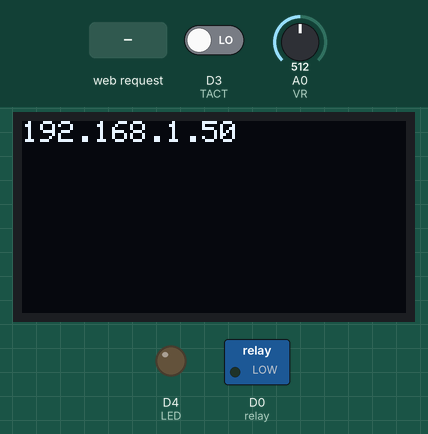
Recording of a sketch running on a simulated ESP8266 (Wemos D1 mini). On the bench: 128×64 one-colour display, switched loads named in the sketch (green lamp = pin HIGH), output pins drawn as LEDs (lit = HIGH). The inputs (shaded band) are chosen by the test bench; at power-on: A0 (VR) = 512, D3 (TACT) LOW. WiFi joins after 1.5 s; servers stay silent unless stated; what the sketch prints to the serial monitor is not drawn.

Above: at 2.7 s.
2.8 s: A0 (VR) set to 166
4.3 s: A0 (VR) set to 144
At 4.9 s:
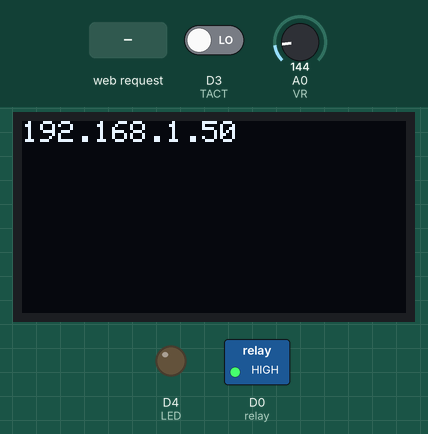
6.0 s: HTTP request GET / received
At 6.3 s:
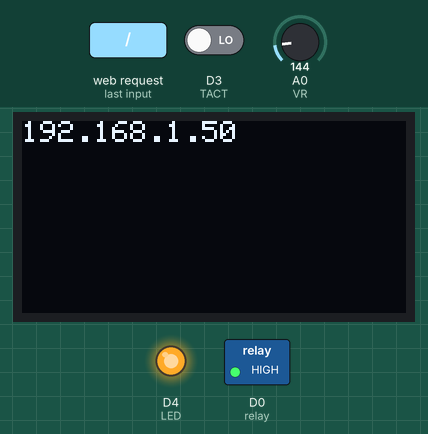
7.5 s: A0 (VR) set to 442
9.0 s: A0 (VR) set to 474
At 10.0 s:
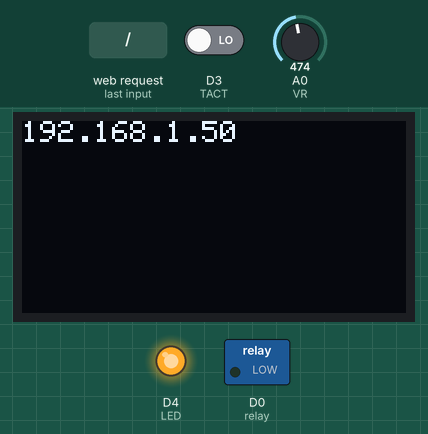
10.6 s: A0 (VR) set to 122
At 11.3 s:
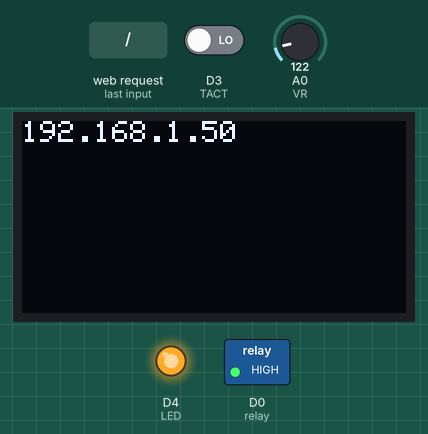
Timing chart, 0 to 13.1 s (numbered marks = the images above; inputs shaded):
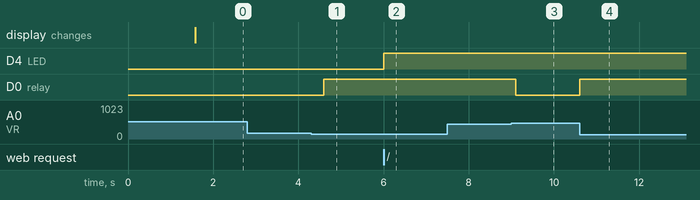

The sketch:

PCB2.ino
```cpp
#include <Adafruit_SSD1306.h>
#include <Adafruit_GFX.h>
#include <Wire.h>
#include <ESP8266WebServer.h>
#include <ESP8266WiFi.h>
// #include "head.h"
#define LED D4
#define TACT D3
#define relay D0
#define VR A0
IPAddress ip(192, 168, 0, 5);
IPAddress subnet(255, 255, 255, 0);
IPAddress gateway(192, 168, 0, 1);
char *SSID = "WeMos";
char *PASS = "12345678";
ESP8266WebServer server(80);
Adafruit_SSD1306 dis(128, 64);
String security = "Safe", LED_status = "ON", FAN = "ON";
int temp = 0;
const char *head = (R"===(
<html>
    <head>
        <title>48-1</title>
        <meta http-equiv="refresh" content="1" />
    </head>
    <body>
        <p>LIGHT :  <a href="/ledon">    ON</a>     <a href="/ledoff">OFF</a></p>
        <p>Security : %s</p>
        <p>Temp : %d</p>
        <p></p>
        <p>LED : %s</p>
        <p>FAN : %s</p>

    </body>
</html>


)===");
bool LED_light = 0;
void LED_off();
void LED_on();
void setup()
{
    Serial.begin(115200);
    pinMode(LED, OUTPUT);
    pinMode(relay, OUTPUT);
    // SSD1306_SWITCHCAPVCC = generate display voltage from 3.3V internally
    while (!dis.begin(SSD1306_SWITCHCAPVCC, 0x3C))
    {
        Serial.println(F("SSD1306 allocation failed"));
        // Don't proceed, loop forever
    }
    Serial.println(F("SSD1306 allocation SUCCEED"));
    dis.clearDisplay();
    dis.setTextColor(1);

    dis.display();
    WiFi.config(ip, gateway, subnet);
    WiFi.begin(SSID, PASS);
    while (WiFi.status() != WL_CONNECTED)
    {
        delay(500);
        Serial.print(".");
    }
    dis.println(WiFi.localIP());
    dis.display();
    server.on("/", LED_on);
    server.on("/ledoff", LED_off);
    server.on("/ledon", LED_on);
    Serial.println("Connected");
    // server.on("/Led", status);
    server.begin();
}
u32 read = 0;

void loop()
{
    if (millis() - read > 500)
    {
        temp = map(analogRead(VR), 0, 1023, 25, 35);
        if (digitalRead(TACT))
        {
            security = "Safe";
        }
        else
            security = "Warning";
        read = millis();
    }

    if (temp >= 30)
    {
        FAN = "ON";
        digitalWrite(relay, 0);
    }
    else if (temp <= 26)
    {
        FAN = "OFF";
        digitalWrite(relay, 1);
    }

    digitalWrite(LED, LED_light);
    server.handleClient();
}
void LED_off()
{
    char html[500];
    LED_light = 0;
    sprintf(html, head, security, temp, "OFF", FAN);
    server.send(200, "text/html", html);
}
void LED_on()
{
    char html[500];
    LED_light = 1;
    sprintf(html, head, security, temp, "ON", FAN);
    server.send(200, "text/html", html);
}
```

Measured:
- the behaviour switches between 154 and 153 on A0 (VR) (found by bisection; images 0 and 1)
- the behaviour switches between 460 and 461 on A0 (VR) (found by bisection; images 2 and 3)
- after the input at 2.8 s, every drawn part: stays the same
- after the input at 4.3 s, D0 (relay): LOW → HIGH after 0.29 s
- after the input at 6.0 s, D4 (LED): LOW → HIGH at once
- after the input at 7.5 s, every drawn part: stays the same
- after the input at 9.0 s, D0 (relay): HIGH → LOW after 0.11 s
- after the input at 10.6 s, D0 (relay): LOW → HIGH at once
